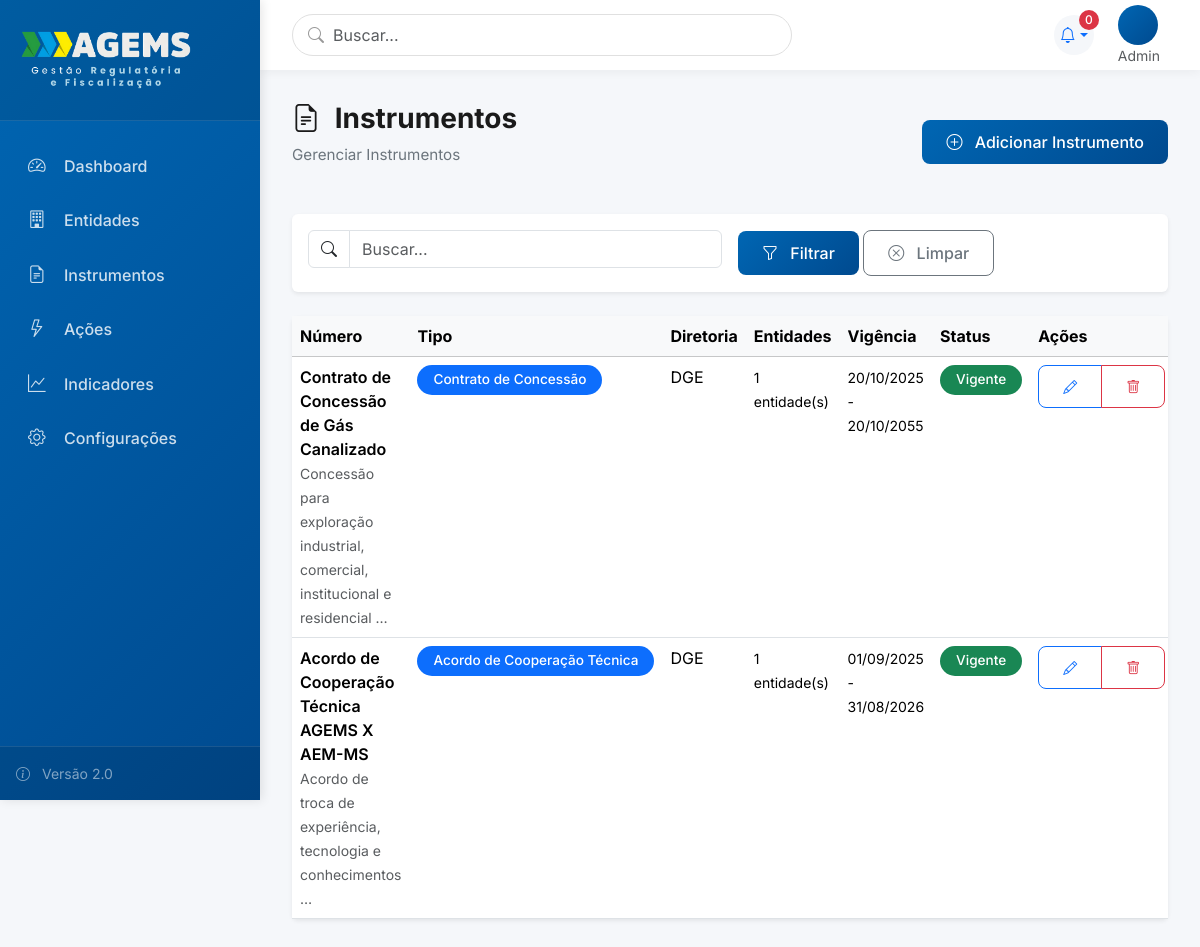
/instrumentos/ (signed in), run on an earlier commit of the app's database.
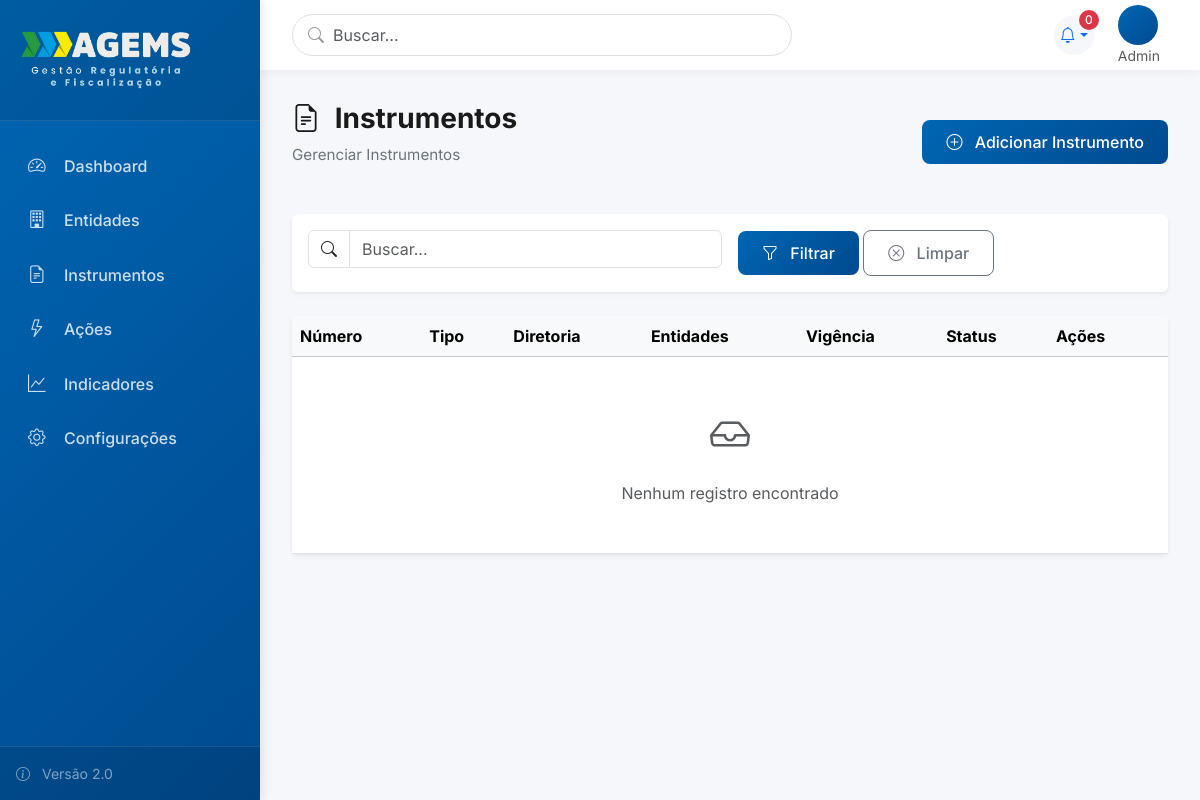
And on a later commit of the database.
### usuarios/models.py (models this page shows, shortened)
class Usuario(AbstractUser):
    PERFIL_CHOICES = [
        (0, 'Admin'),
        (1, 'Diretoria'),
        (2, 'Assessoria'),
        (3, 'Coordenação'),
        (4, 'Usuário Comum'),
        (5, 'Visualizador'),
    ]
    perfil = models.IntegerField(
        choices=PERFIL_CHOICES,
        default=4,
        verbose_name='Perfil de Acesso',
        help_text='Define o nível de acesso e permissões do usuário'
    )
    diretoria = models.ForeignKey(
        'core.Diretoria',
        on_delete=models.SET_NULL,
        null=True,
        blank=True,
        related_name='usuarios_diretoria',
        verbose_name='Diretoria',
        help_text='Diretoria principal do usuário (obrigatório para perfis 1-5)'
    )
    subunidade = models.ForeignKey(
        'core.Subunidade',
        on_delete=models.SET_NULL,
        null=True,
        blank=True,
        related_name='usuarios',
        verbose_name='Subunidade',
        help_text='Subunidade específica (obrigatório para perfis 2, 3, 4)'
    )
    diretorias_visualizacao = models.ManyToManyField(
        'core.Diretoria',
        blank=True,
        related_name='visualizadores',
        verbose_name='Diretorias para Visualização',
        help_text='Diretorias que o visualizador pode acessar (apenas para perfil 5)'
    )
    cargo = models.CharField(max_length=100, blank=True, verbose_name='Cargo')
    setor = models.CharField(max_length=100, blank=True, verbose_name='Setor/Departamento')
    telefone = models.CharField(max_length=20, blank=True, verbose_name='Telefone')
    entidade = models.ForeignKey(
        'entidades.Entidade',
        on_delete=models.SET_NULL,
        null=True,
        blank=True,
        related_name='usuarios',
        verbose_name='Entidade'
    )
    senha_temporaria = models.BooleanField(
        default=False,
        verbose_name='Senha Temporária',
        help_text='Se True, usuário será forçado a trocar senha no próximo login'
    )
    ativo = models.BooleanField(default=True, verbose_name='Usuário Ativo')
    data_criacao = models.DateTimeField(auto_now_add=True, verbose_name='Data de Criação')
    data_atualizacao = models.DateTimeField(auto_now=True, verbose_name='Última Atualização')
    class Meta:
        verbose_name = 'Usuário'
        verbose_name_plural = 'Usuários'
        ordering = ['first_name', 'last_name']
        indexes = [
            models.Index(fields=['perfil']),
            models.Index(fields=['diretoria']),
            models.Index(fields=['subunidade']),
        ]

### instrumentos/models.py (models this page shows, shortened)
class Instrumento(models.Model):
    STATUS_CHOICES = [
        ('vigente', 'Vigente'),
        ('suspenso', 'Suspenso'),
        ('encerrado', 'Encerrado'),
        ('em_renovacao', 'Em Renovação'),
    ]
    numero = models.CharField('Número do Instrumento', max_length=50, unique=True)
    tipo_instrumento = models.ForeignKey(
        TipoInstrumento,
        on_delete=models.PROTECT,
        verbose_name='Tipo de Instrumento',
        related_name='instrumentos'
    )
    diretoria = models.ForeignKey(
        Diretoria,
        on_delete=models.PROTECT,
        verbose_name='Diretoria Responsável',
        related_name='instrumentos'
    )
    entidades = models.ManyToManyField(
        Entidade,
        verbose_name='Entidades Vinculadas',
        related_name='instrumentos',
        help_text='Selecione uma ou mais entidades vinculadas a este instrumento'
    )
    nup = models.CharField(
        'NUP (E-MS)',
        max_length=50,
        blank=True,
        help_text='Número Único de Protocolo do sistema E-MS'
    )
    objeto = models.TextField('Objeto do Instrumento')
    data_assinatura = models.DateField('Data de Assinatura')
    data_inicio = models.DateField('Data de Início da Vigência')
    data_fim = models.DateField('Data de Fim da Vigência')
    valor = models.DecimalField(
        'Valor (R$)',
        max_digits=15,
        decimal_places=2,
        null=True,
        blank=True,
        help_text='Valor do instrumento, se aplicável'
    )
    status = models.CharField('Status', max_length=15, choices=STATUS_CHOICES, default='vigente')
    arquivo = models.FileField(
        'Arquivo do Instrumento',
        upload_to='instrumentos/',
        null=True,
        blank=True,
        help_text='Upload do PDF do instrumento'
    )
    periodicidade_revisao_tarifaria = models.IntegerField(
        'Periodicidade de Revisão Tarifária (meses)',
        default=12,
        null=True,
        blank=True
    )
    data_proxima_revisao = models.DateField(
        'Data da Próxima Revisão Tarifária',
        null=True,
        blank=True
    )
    observacoes = models.TextField('Observações', blank=True)
    data_cadastro = models.DateTimeField('Data de Cadastro', auto_now_add=True)
    data_atualizacao = models.DateTimeField('Última Atualização', auto_now=True)
    class Meta:
        verbose_name = 'Instrumento'
        verbose_name_plural = 'Instrumentos'
        ordering = ['-data_inicio']

### core/models.py (models this page shows, shortened)
class TipoInstrumento(models.Model):
    nome = models.CharField('Nome do Tipo', max_length=100, unique=True)
    descricao = models.TextField('Descrição', blank=True)
    ativo = models.BooleanField('Ativo', default=True)
    class Meta:
        verbose_name = 'Tipo de Instrumento'
        verbose_name_plural = 'Tipos de Instrumento'
        ordering = ['nome']
    def __str__(self):
        return self.nome

class Diretoria(models.Model):
    nome = models.CharField('Nome da Diretoria', max_length=200)
    sigla = models.CharField('Sigla', max_length=10, unique=True)
    diretor_responsavel = models.CharField('Diretor Responsável', max_length=200, blank=True)
    descricao = models.TextField('Descrição', blank=True)
    ativa = models.BooleanField('Ativa', default=True)
    data_criacao = models.DateTimeField('Data de Criação', auto_now_add=True)
    class Meta:
        verbose_name = 'Diretoria'
        verbose_name_plural = 'Diretorias'
        ordering = ['sigla']

### instrumentos/views.py (the view)
# urls.py: path('instrumentos/', InstrumentoListView.as_view(), name='instrumento_list'),
class InstrumentoListView(ModernListView):
    model = Instrumento
    template_name = 'instrumentos/instrumento_list.html'
    icon = "bi bi-file-earmark-text"
    create_url = 'instrumento_create'
    search_fields = ['numero', 'objeto', 'nup']

### templates/instrumentos/instrumento_list.html
{% extends 'components/list_view.html' %}
{% block table_headers %}
<th>Número</th>
<th>Tipo</th>
<th>Diretoria</th>
<th>Entidades</th>
<th>Vigência</th>
<th>Status</th>
{% endblock %}
{% block table_rows %}
{% for instrumento in object_list %}
<tr>
    <td>
        <div class="fw-semibold">{{ instrumento.numero }}</div>
        <small class="text-muted">{{ instrumento.objeto|truncatewords:8 }}</small>
    </td>
    <td>
        <span class="badge bg-primary">{{ instrumento.tipo_instrumento }}</span>
    </td>
    <td>{{ instrumento.diretoria.sigla }}</td>
    <td>
        <small>{{ instrumento.entidades.count }} entidade(s)</small>
    </td>
    <td>
        <small>{{ instrumento.data_inicio|date:"d/m/Y" }} - {{ instrumento.data_fim|date:"d/m/Y" }}</small>
    </td>
    <td>
        {% if instrumento.status == 'vigente' %}
            <span class="badge bg-success">Vigente</span>
        {% elif instrumento.status == 'encerrado' %}
            <span class="badge bg-secondary">Encerrado</span>
        {% else %}
            <span class="badge bg-warning">{{ instrumento.get_status_display }}</span>
        {% endif %}
    </td>
    <td>
        <div class="btn-group btn-group-sm">
            <a href="{% url 'instrumento_edit' instrumento.pk %}" class="btn btn-outline-primary" title="Editar">
                <i class="bi bi-pencil"></i>
            </a>
            <a href="{% url 'instrumento_delete' instrumento.pk %}" class="btn btn-outline-danger" title="Excluir">
                <i class="bi bi-trash"></i>
            </a>
        </div>
    </td>
</tr>
{% endfor %}
{% endblock %}

### templates/components/list_view.html (shortened to what this page needs)
{% extends 'base_modern.html' %}
{% block content %}
<div class="page-header d-flex justify-content-between align-items-center">
    <div>
        <h1 class="page-title">
            <i class="{{ icon }} me-2"></i>
            {{ title }}
        </h1>
        <p class="page-subtitle">{{ subtitle }}</p>
    </div>
    <div class="d-flex gap-2">
        <a href="{% url create_url %}" class="btn btn-primary">
            <i class="bi bi-plus-circle me-2"></i>
            Adicionar {{ singular_name }}
        </a>
    </div>
</div>
<div class="card border-0 shadow-sm mb-4">
    <div class="card-body">
        <form method="get" class="row g-3">
            <div class="col-md-6">
                <div class="input-group">
                    <span class="input-group-text bg-white">
                        <i class="bi bi-search"></i>
                    </span>
                    <input type="text" name="q" class="form-control" placeholder="Buscar..." value="{{ request.GET.q }}">
                </div>
            </div>
            <div class="col-md-auto align-self-end">
                <button type="submit" class="btn btn-primary">
                    <i class="bi bi-funnel me-2"></i>
                    Filtrar
                </button>
                <a href="{{ request.path }}" class="btn btn-outline-secondary">
                    <i class="bi bi-x-circle me-2"></i>
                    Limpar
                </a>
            </div>
        </form>
    </div>
</div>
<div class="card border-0 shadow-sm">
    <div class="card-body p-0">
        <div class="table-responsive">
            <table class="table table-hover mb-0">
                <thead class="table-light">
                    <tr>
                        {% block table_headers %}{% endblock %}
                        <th width="120">Ações</th>
                    </tr>
                </thead>
                <tbody>
                    {% block table_rows %}{% endblock %}
                    {% if not object_list %}
                    <tr>
                        <td colspan="100" class="text-center text-muted py-5">
                            <i class="bi bi-inbox fs-1 d-block mb-3"></i>
                            <p class="mb-0">Nenhum registro encontrado</p>
                        </td>
                    </tr>
                    {% endif %}
                </tbody>
            </table>
        </div>
    </div>
</div>
{% endblock %}

### templates/base_modern.html (shortened to what this page needs)
{% load static %}
<!DOCTYPE html>
<html lang="pt-BR">
<head>
    <link href="https://cdn.jsdelivr.net/npm/bootstrap@5.3.2/dist/css/bootstrap.min.css" rel="stylesheet">
    <link rel="stylesheet" href="https://cdn.jsdelivr.net/npm/bootstrap-icons@1.11.1/font/bootstrap-icons.css">
    <link rel="stylesheet" href="https://cdnjs.cloudflare.com/ajax/libs/font-awesome/6.4.2/css/all.min.css">
</head>
<body>
    <aside class="sidebar" id="sidebar">
        <div class="sidebar-header">
            <a href="/" class="sidebar-brand">
                <img src="{% static 'img/logo.png' %}" alt="AGEMS" style="max-width: 180px; height: auto;">
            </a>
        </div>
        <ul class="sidebar-nav">
            <li class="sidebar-nav-item">
                <a href="/" class="sidebar-nav-link {% if request.path == '/' %}active{% endif %}">
                    <i class="bi bi-speedometer2"></i>
                    <span>Dashboard</span>
                </a>
            </li>
            <li class="sidebar-nav-item">
                <a href="{% url 'entidade_list' %}" class="sidebar-nav-link">
                    <i class="bi bi-building"></i>
                    <span>Entidades</span>
                </a>
            </li>
            <li class="sidebar-nav-item">
                <a href="{% url 'instrumento_list' %}" class="sidebar-nav-link">
                    <i class="bi bi-file-earmark-text"></i>
                    <span>Instrumentos</span>
                </a>
            </li>
            <li class="sidebar-nav-item">
                <a href="{% url 'acao_list' %}" class="sidebar-nav-link">
                    <i class="bi bi-lightning"></i>
                    <span>Ações</span>
                </a>
            </li>
            <li class="sidebar-nav-item">
                <a href="{% url 'indicador_list' %}" class="sidebar-nav-link">
                    <i class="bi bi-graph-up"></i>
                    <span>Indicadores</span>
                </a>
            </li>
            <li class="sidebar-nav-item">
                <a href="{% url 'configuracoes' %}" class="sidebar-nav-link">
                    <i class="bi bi-gear"></i>
                    <span>Configurações</span>
                </a>
            </li>
        </ul>
        <div class="sidebar-footer">
            <div class="text-white-50 small">
                <i class="bi bi-info-circle me-2"></i>
                Versão 2.0
            </div>
        </div>
    </aside>
    <main class="main-content">
        <header class="top-header">
            <div class="header-search position-relative d-none d-md-block">
                <i class="bi bi-search"></i>
                <input type="text" class="form-control" placeholder="Buscar...">
            </div>
            <div class="header-actions">
                <div class="dropdown">
                    <a class="header-icon dropdown-toggle text-decoration-none" href="#" id="alertsDropdown"
                        data-bs-toggle="dropdown" aria-expanded="false">
                        <i class="bi bi-bell"></i>
                        <span id="alertCount" class="badge bg-danger rounded-pill">0</span>
                    </a>
                </div>
                <div class="user-profile dropdown">
                    <div data-bs-toggle="dropdown">
                        <div class="user-avatar">
                        </div>
                        <div class="d-none d-md-block">
                            <div class="small text-muted">{{ user.get_perfil_display }}</div>
                        </div>
                    </div>
                </div>
            </div>
        </header>
        <div class="content-area">
            {% block content %}{% endblock %}
        </div>
    </main>
</body>
</html>

What changed in the data, as far as the page shows it:
removed Instrumento: numero "Contrato de Concessão de Gás Canalizado", objeto "Concessão para exploração industrial, comercial, institucional e residencial …", tipo_instrumento "Contrato de Concessão", diretoria.sigla "DGE", entidades.count "1", data_inicio "20/10/2025", data_fim "20/10/2055", status "Vigente"
removed Instrumento: numero "Acordo de Cooperação Técnica AGEMS X AEM-MS", objeto "Acordo de troca de experiência, tecnologia e conhecimentos …", tipo_instrumento "Acordo de Cooperação Técnica", diretoria.sigla "DGE", entidades.count "1", data_inicio "01/09/2025", data_fim "31/08/2026", status "Vigente"
Also different on the page:
text now shown: "Nenhum registro encontrado"
